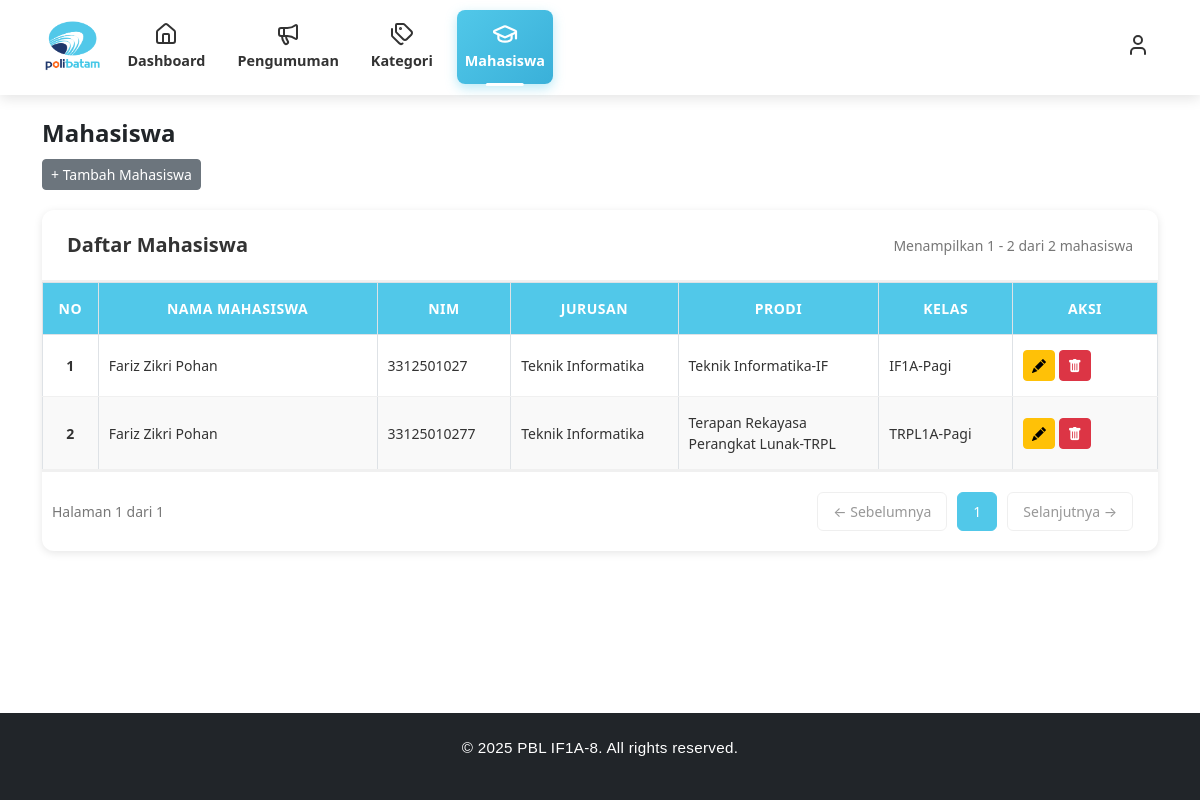
Page /views/admin/mahasiswa.php (signed in) on the earlier database version.
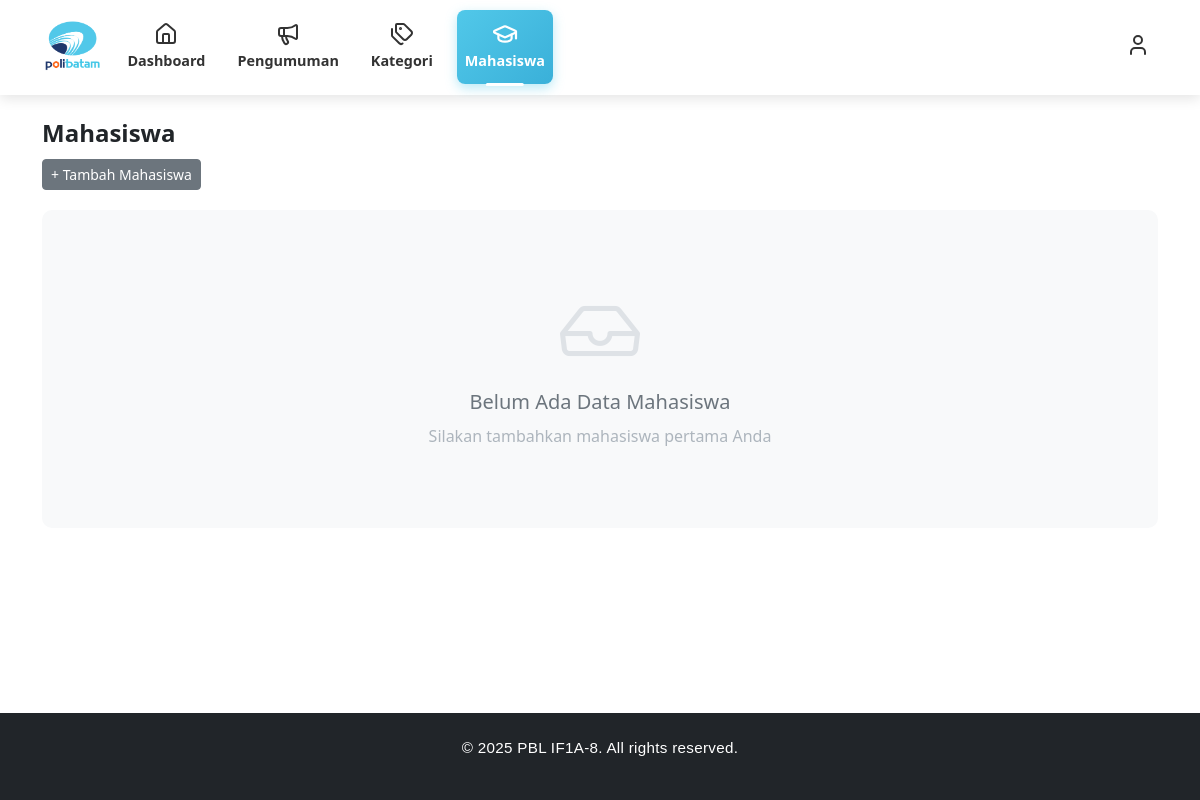
Same page on the later database version.
### tables this page shows
CREATE TABLE `mahasiswa` (
  `mahasiswa_id` int NOT NULL,
  `nim` varchar(20) NOT NULL,
  `nama_lengkap` varchar(100) NOT NULL,
  `username` varchar(50) NOT NULL,
  `password` varchar(255) NOT NULL,
  `jurusan_id` int DEFAULT NULL,
  `prodi_id` int DEFAULT NULL,
  `kelas` varchar(50) NOT NULL,
  `email` varchar(100) DEFAULT NULL,
  `alamat` text,
  `role_id` int NOT NULL,
  `created_at` timestamp NULL DEFAULT CURRENT_TIMESTAMP
);

CREATE TABLE `jurusan` (
  `jurusan_id` int NOT NULL,
  `nama_jurusan` varchar(100) NOT NULL
);

CREATE TABLE `prodi` (
  `prodi_id` int NOT NULL,
  `nama_prodi` varchar(100) NOT NULL,
  `jurusan_id` int NOT NULL
);

### app/models/mahasiswa_model.php (called while the page is built, shortened)
<?php
class MahasiswaModelAdmin
{
    private $db;
    public function __construct()
    {
        $this->db = new mysqli('localhost', 'root', '', 'db_pbl8');
    }
    public function getAll()
    {
        $query = "SELECT
                    m.mahasiswa_id,
                    m.nim,
                    m.nama_lengkap,
                    m.email,
                    m.alamat,
                    m.jurusan_id,
                    m.prodi_id,
                    m.kelas,
                    j.nama_jurusan AS nama_jurusan,
                    p.nama_prodi AS nama_prodi,
                    m.created_at
                  FROM mahasiswa m
                  LEFT JOIN jurusan j ON m.jurusan_id = j.jurusan_id
                  LEFT JOIN prodi p ON m.prodi_id = p.prodi_id
                  WHERE m.username NOT IN ('user')
                  ORDER BY m.nama_lengkap ASC";
        $result = $this->db->query($query);
        $data = [];
        while ($row = $result->fetch_assoc()) {
            $data[] = $row;
        }
        return $data;
    }
}
?>

### app/controllers/admin/mahasiswa_controller.php (called while the page is built, shortened)
<?php
class MahasiswaControllerAdmin {
    private $mahasiswaModel;
    public function __construct() {
        require_once __DIR__ . '/../../models/mahasiswa_model.php';
        $this->mahasiswaModel = new MahasiswaModelAdmin();
    }
    public function index() {
        return $this->mahasiswaModel->getAll();
    }
}
?>

### views/admin/mahasiswa.php (the view, shortened to what the changed rows need)
<?php
require_once __DIR__ . '/../../app/controllers/admin/mahasiswa_controller.php';
$mahasiswaController = new MahasiswaControllerAdmin();
$itemsPerPage = 10;
$currentPage = isset($_GET['page']) ? max(1, intval($_GET['page'])) : 1;
$offset = ($currentPage - 1) * $itemsPerPage;
$allMahasiswa = $mahasiswaController->index();
$totalData = count($allMahasiswa);
$totalPages = ceil($totalData / $itemsPerPage);
$mahasiswaList = array_slice($allMahasiswa, $offset, $itemsPerPage);
$startData = $totalData > 0 ? $offset + 1 : 0;
$endData = min($offset + $itemsPerPage, $totalData);
?>
<!DOCTYPE html>
<html lang="id">
<head>
    <link href="https://cdn.jsdelivr.net/npm/bootstrap@5.3.3/dist/css/bootstrap.min.css" rel="stylesheet">
    <link href="https://cdn.jsdelivr.net/npm/bootstrap-icons@1.11.3/font/bootstrap-icons.css" rel="stylesheet">
</head>
<body class="mahasiswa-page d-flex flex-column min-vh-100">
    <?php include("header.php"); ?>
    <main class="container my-4 flex-fill">
        <?php if (empty($allMahasiswa)): ?>
            <div class="empty-state">
                <i class="bi bi-inbox"></i>
                <h5>Belum Ada Data Mahasiswa</h5>
                <p>Silakan tambahkan mahasiswa pertama Anda</p>
            </div>
        <?php else: ?>
            <div class="table-section">
                <div class="table-header">
                    <div class="table-title">Daftar Mahasiswa</div>
                    <div class="entries-info">
                        Menampilkan <?= $startData; ?> - <?= $endData; ?> dari <?= $totalData; ?> mahasiswa
                    </div>
                </div>
                <div class="table-wrapper">
                    <table class="table table-bordered">
                        <thead>
                            <tr>
                                <th style="width: 5%;">No</th>
                                <th style="width: 25%;">Nama Mahasiswa</th>
                                <th style="width: 12%;">NIM</th>
                                <th style="width: 15%;">Jurusan</th>
                                <th style="width: 18%;">Prodi</th>
                                <th style="width: 12%;">Kelas</th>
                                <th style="width: 13%;">Aksi</th>
                            </tr>
                        </thead>
                        <tbody id="mahasiswaTableBody">
                            <?php
                            foreach ($mahasiswaList as $index => $mahasiswa):
                                $nomor = $offset + $index + 1;
                                ?>
                                <tr data-id="<?= $mahasiswa['mahasiswa_id'] ?>">
                                    <td><?= $nomor ?></td>
                                    <td class="col-nama"><?= htmlspecialchars($mahasiswa['nama_lengkap']) ?></td>
                                    <td class="col-nim"><?= htmlspecialchars($mahasiswa['nim']) ?></td>
                                    <td class="col-jurusan"><?= htmlspecialchars($mahasiswa['nama_jurusan']) ?></td>
                                    <td class="col-prodi"><?= htmlspecialchars($mahasiswa['nama_prodi']) ?></td>
                                    <td class="col-kelas"><?= htmlspecialchars($mahasiswa['kelas']) ?></td>
                                    <td class="col-aksi">
                                        <button class="btn btn-warning btn-sm edit-btn"
                                            data-id="<?= $mahasiswa['mahasiswa_id'] ?>" data-bs-toggle="modal"
                                            data-bs-target="#modalEditMahasiswa"><i class="bi bi-pencil-fill"></i></button>
                                        <button class="btn btn-danger btn-sm delete-btn"
                                            data-id="<?= $mahasiswa['mahasiswa_id'] ?>"
                                            data-nama="<?= htmlspecialchars($mahasiswa['nama_lengkap']) ?>"><i
                                                class="bi bi-trash-fill"></i></button>
                                    </td>
                                </tr>
                            <?php endforeach; ?>
                        </tbody>
                    </table>
                </div>
                <?php if ($totalData > 0): ?>
                    <div class="pagination">
                        <div class="page-info">
                            Halaman <?= $currentPage; ?> dari <?= $totalPages; ?>
                        </div>
                        <div class="page-buttons">
                            <?php if ($currentPage > 1): ?>
                                <a href="?page=<?= $currentPage - 1; ?>" class="page-btn">
                                    ← Sebelumnya
                                </a>
                            <?php else: ?>
                                <button class="page-btn" disabled>← Sebelumnya</button>
                            <?php endif; ?>
                            <?php
                            $range = 2;
                            $start = max(1, $currentPage - $range);
                            $end = min($totalPages, $currentPage + $range);
                            for ($i = $start; $i <= $end; $i++) {
                                $active = ($i == $currentPage) ? 'active' : '';
                                echo '<a href="?page=' . $i . '" class="page-btn ' . $active . '">' . $i . '</a>';
                            }
                            ?>
                            <?php if ($currentPage < $totalPages): ?>
                                <a href="?page=<?= $currentPage + 1; ?>" class="page-btn">
                                    Selanjutnya →
                                </a>
                            <?php else: ?>
                                <button class="page-btn" disabled>Selanjutnya →</button>
                            <?php endif; ?>
                        </div>
                    </div>
                <?php endif; ?>
            </div>
        <?php endif; ?>
    </main>
</body>
</html>

Differences in the rows shown:
removed mahasiswa: nomor "1", nama_lengkap "Fariz Zikri Pohan", nim "3312501027", jurusan.nama_jurusan "Teknik Informatika", prodi.nama_prodi "Teknik Informatika-IF", kelas "IF1A-Pagi"
removed mahasiswa: nomor "2", nama_lengkap "Fariz Zikri Pohan", nim "33125010277", jurusan.nama_jurusan "Teknik Informatika", prodi.nama_prodi "Terapan Rekayasa Perangkat Lunak-TRPL", kelas "TRPL1A-Pagi"
Other differences:
$startData: "1" → (not shown)
$endData: "2" → (not shown)
$totalData: "2" → (not shown)
$currentPage: "1" → (not shown)
$totalPages: "1" → (not shown)
text no longer shown: "Daftar Mahasiswa Menampilkan - dari mahasiswa NO NAMA MAHASISWA NIM JURUSAN PRODI KELAS AKSI Halaman dari ← Sebelumnya Selanjutnya →"
text now shown: "Belum Ada Data Mahasiswa Silakan tambahkan mahasiswa pertama Anda"
list line gone: "1"
